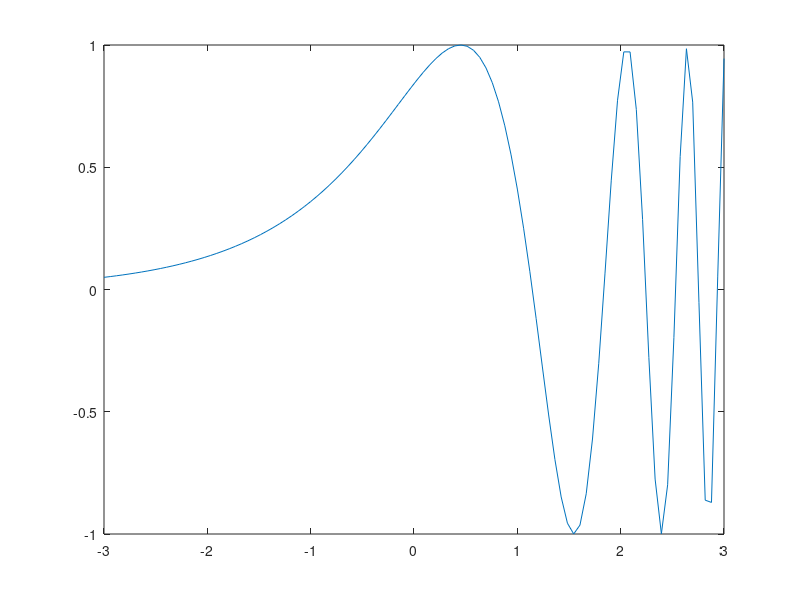

This chart was generated by the following MATLAB code: (Note: this script raises an error after producing the figure.)
%% %Task3a
plot(linspace(-3,3,100),sin(exp(linspace(-3,3,100))));
hold on;
x=ginput(1);
plot(x(1),sin(exp(x(1))),'gx')
[x,y]=fzero(@(x)sin(exp(x)),x(1));
plot(x,y,'rx')
hold off;
%% %Task3b
plot(linspace(0,2*pi,100),sin((linspace(0,2*pi,100).*(1.-linspace(0,2*pi,100)))));
hold on;
x=ginput(1);
plot(x(1),sin(x(1).*(1.-(x(1)))),'gx')
[x,y]=fzero(@(x)sin(x.*(1.-x)),x(1));
plot(x,y,'rx')
hold off;
%% %Task3c
x=linspace(0,4*pi,360);
plot(x,x.*sin(x)-cos(x));
hold on;
x=ginput(1);
plot(x(1),x(1).*sin(x(1))-cos(x(1)),'gx')
[x,y]=fzero(@(x)x.*sin(x)-cos(x),x(1));
plot(x,y,'rx')
hold off;
%% %Task3d
x=linspace(pi/2,3*pi,360);
f=@(x)(sin(x)).^2.+(0.5-1./x)-0.5;
plot(x,f(x));
hold on;
x=ginput(1);
plot(x(1),f(x(1)),'gx')
[x,y]=fzero(f,x(1));
plot(x,y,'rx')
hold off;
%% %Task3e
x=linspace(-2*pi,6*pi,360);
f=@(x)5.*(exp(-0.1.*x)).*sin(x)-0.1.*x;
plot(x,f(x));
hold on;
x=ginput(1);
plot(x(1),f(x(1)),'gx')
[x,y]=fzero(f,x(1));
plot(x,y,'rx')
hold off;
%% %Task3f
n=input('n=');
x=linspace(-5,5,100);
f=@(x)x.^n-1;
plot(x,f(x));
hold on;
x=ginput(1);
plot(x(1),f(x(1)),'gx')
[x,y]=fzero(f,x(1));
plot(x,y,'rx')
hold off;
%% %Task4
x=linspace(-5,5,100);
f=@(x)x.^2+1;
plot(x,f(x));
hold on;
x=ginput(1);
plot(x(1),f(x(1)),'gx');
[x,y]=fzero(f,x(1));
plot(x,y,'rx');
syms x;
disp(solve(x*x+1==0));
hold off;
%% %Task5
x=linspace(-1,1,100);
f=@(x)cos(x)-exp(0.001+x.^2);
plot(x,f(x));
hold on;
x=ginput(1);
plot(x(1),f(x(1)),'gx');
[x,y]=fzero(f,x(1));
plot(x,y,'rx');
syms x;
disp(solve(f(x)==0));
hold off;
%% %TaskNa
ab=linspace(0,12,100);
h=0.1;
iter=100;
eps=0.01;
f=@(x)1+x.*sin(x);
hold on;
plot(ab,f(ab));
x=ginput(1);
x=x(1);
for i=linspace(1,iter,iter)
    line([x,x],[0,f(x)]);
    ab=linspace(x-1,x+1,100);
    plot(ab,(ab-x)*(f(x+h)-f(x))/h+f(x));
    x1=x-h*(f(x))/(f(x+h)-f(x));
    plot(x,f(x),'x');
    plot(x1,f(x1),'x');
    x=x1;
    if abs(f(x))<eps
        break;
    end
end
hold off;
disp(x);
%% %TaskNb
ab=linspace(0,7,100);
h=0.1;
iter=100;
eps=0.01;
f=@(x)sin(x)./x;
hold on;
plot(ab,f(ab));
x=ginput(1);
x=x(1);
for i=linspace(1,iter,iter)
    line([x,x],[0,f(x)]);
    ab=linspace(x-1,x+1,100);
    plot(ab,(ab-x)*(f(x+h)-f(x))/h+f(x));
    x1=x-h*(f(x))/(f(x+h)-f(x));
    plot(x,f(x),'x');
    plot(x1,f(x1),'x');
    x=x1;
    if abs(f(x))<eps
        break;
    end
end
hold off;
disp(x);
%% %TaskNc
ab=linspace(0,8,100);
h=0.1;
iter=100;
eps=0.01;
f=@(x)1+(1+sin(x)-cos(x)).^2-(sin(2.*x)-cos(2.*x)-0.2).^2;
hold on;
plot(ab,f(ab));
x=ginput(1);
x=x(1);
for i=linspace(1,iter,iter)
    line([x,x],[0,f(x)]);
    ab=linspace(x-1,x+1,100);
    plot(ab,(ab-x)*(f(x+h)-f(x))/h+f(x));
    x1=x-h*(f(x))/(f(x+h)-f(x));
    plot(x,f(x),'x');
    plot(x1,f(x1),'x');
    x=x1;
    if abs(f(x))<eps
        break;
    end
end
hold off;
disp(x);
%% %TaskDa
ab=linspace(0,12,100);
h=0.1;
iter=100;
eps=0.01;
f=@(x)1+x.*sin(x);
hold on;
plot(ab,f(ab));
l=ginput(1);
l=l(1);
r=ginput(1);
r=r(1);
m=(l+r)/2;
for i=linspace(1,iter,iter)
    m=(l+r)/2;
    plot(l,f(l),'x');
    plot((l+r)/2,f((l+r)/2),'x');
    plot(r,f(r),'x');
    if(abs(f(m))<eps)
        break;
    end
    if f(m)*f(l)<0
        r=m;
    else
        l=m;
    end
end
if(abs(f(m))<eps)
    disp(m);
else
    disp('Корней на отрезке не обнаружено');
end
hold off;
%% %TaskDb
ab=linspace(0,7,100);
iter=100;
eps=0.01;
f=@(x)sin(x)./x;
hold on;
plot(ab,f(ab));
l=ginput(1);
l=l(1);
r=ginput(1);
r=r(1);
m=(l+r)/2;
for i=linspace(1,iter,iter)
    m=(l+r)/2;
    plot(l,f(l),'x');
    plot(m,f(m),'x');
    plot(r,f(r),'x');
    if(abs(f(m))<eps)
        break;
    end
    if f(m)*f(l)<0
        r=m;
    else
        l=m;
    end
end
if(abs(f(m))<eps)
    disp(m);
else
    disp('Корней на отрезке не обнаружено');
end
hold off;
%% %TaskDc
ab=linspace(0,8,100);
iter=100;
eps=0.01;
f=@(x)1+(1+sin(x)-cos(x)).^2-(sin(2.*x)-cos(2.*x)-0.2).^2;
hold on;
plot(ab,f(ab));
l=ginput(1);
l=l(1);
r=ginput(1);
r=r(1);
m=(l+r)/2;
for i=linspace(1,iter,iter)
    m=(l+r)/2;
    plot(l,f(l),'x');
    plot(m,f(m),'x');
    plot(r,f(r),'x');
    if(abs(f(m))<eps)
        break;
    end
    if f(m)*f(l)<0
        r=m;
    else
        l=m;
    end
end
if(abs(f(m))<eps)
    disp(m);
else
    disp('Корней на отрезке не обнаружено');
end
hold off;